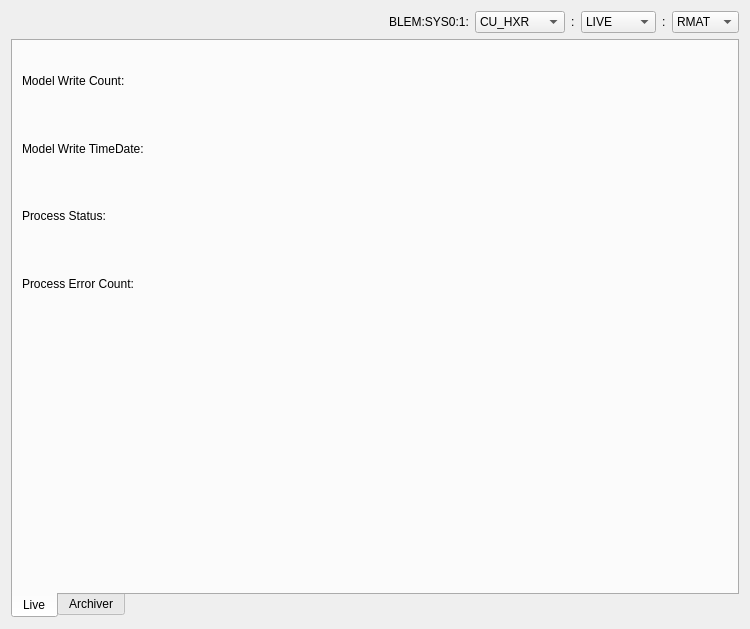
<?xml version="1.0" encoding="UTF-8"?>
<ui version="4.0">
 <class>Form</class>
 <widget class="QWidget" name="Form">
  <property name="geometry">
   <rect>
    <x>0</x>
    <y>0</y>
    <width>750</width>
    <height>629</height>
   </rect>
  </property>
  <property name="windowTitle">
   <string>Form</string>
  </property>
  <layout class="QVBoxLayout" name="verticalLayout">
   <item>
    <layout class="QHBoxLayout" name="pv_select_lyt">
     <item>
      <spacer name="pv_select_spcr">
       <property name="orientation">
        <enum>Qt::Horizontal</enum>
       </property>
       <property name="sizeHint" stdset="0">
        <size>
         <width>40</width>
         <height>20</height>
        </size>
       </property>
      </spacer>
     </item>
     <item>
      <widget class="QLabel" name="blem_sys0_1_qlbl">
       <property name="text">
        <string>BLEM:SYS0:1:</string>
       </property>
      </widget>
     </item>
     <item>
      <widget class="QComboBox" name="path_cmbx">
       <item>
        <property name="text">
         <string>CU_HXR</string>
        </property>
       </item>
       <item>
        <property name="text">
         <string>CU_SXR</string>
        </property>
       </item>
       <item>
        <property name="text">
         <string>SC_HXR</string>
        </property>
       </item>
       <item>
        <property name="text">
         <string>SC_SXR</string>
        </property>
       </item>
       <item>
        <property name="text">
         <string>SC_DIAG0</string>
        </property>
       </item>
       <item>
        <property name="text">
         <string>SC_BSYD</string>
        </property>
       </item>
      </widget>
     </item>
     <item>
      <widget class="QLabel" name="col_1_qlbl">
       <property name="text">
        <string>:</string>
       </property>
      </widget>
     </item>
     <item>
      <widget class="QComboBox" name="type_cmbx">
       <item>
        <property name="text">
         <string>LIVE</string>
        </property>
       </item>
       <item>
        <property name="text">
         <string>DESIGN</string>
        </property>
       </item>
      </widget>
     </item>
     <item>
      <widget class="QLabel" name="col_2_qlbl">
       <property name="text">
        <string>:</string>
       </property>
      </widget>
     </item>
     <item>
      <widget class="QComboBox" name="model_cmbx">
       <item>
        <property name="text">
         <string>RMAT</string>
        </property>
       </item>
       <item>
        <property name="text">
         <string>TWISS</string>
        </property>
       </item>
      </widget>
     </item>
    </layout>
   </item>
   <item>
    <widget class="QTabWidget" name="tabWidget">
     <property name="tabPosition">
      <enum>QTabWidget::South</enum>
     </property>
     <property name="currentIndex">
      <number>0</number>
     </property>
     <widget class="QWidget" name="live_tab">
      <attribute name="title">
       <string>Live</string>
      </attribute>
      <layout class="QVBoxLayout" name="verticalLayout_2">
       <item>
        <layout class="QGridLayout" name="display_lyt">
         <item row="1" column="1">
          <widget class="PyDMLabel" name="model_tod_lbl">
           <property name="toolTip">
            <string/>
           </property>
          </widget>
         </item>
         <item row="1" column="0">
          <widget class="QLabel" name="model_tod_qlbl">
           <property name="text">
            <string>Model Write TimeDate:</string>
           </property>
          </widget>
         </item>
         <item row="1" column="2">
          <spacer name="model_tod_spcr">
           <property name="orientation">
            <enum>Qt::Horizontal</enum>
           </property>
           <property name="sizeHint" stdset="0">
            <size>
             <width>40</width>
             <height>20</height>
            </size>
           </property>
          </spacer>
         </item>
         <item row="3" column="0">
          <widget class="QLabel" name="err_cnt_qlbl">
           <property name="text">
            <string>Process Error Count:</string>
           </property>
          </widget>
         </item>
         <item row="0" column="1">
          <widget class="PyDMLabel" name="model_cnt_lbl">
           <property name="toolTip">
            <string/>
           </property>
          </widget>
         </item>
         <item row="3" column="1">
          <widget class="PyDMLabel" name="err_cnt_lbl">
           <property name="toolTip">
            <string/>
           </property>
          </widget>
         </item>
         <item row="0" column="2">
          <spacer name="model_cnt_spcr">
           <property name="orientation">
            <enum>Qt::Horizontal</enum>
           </property>
           <property name="sizeHint" stdset="0">
            <size>
             <width>40</width>
             <height>20</height>
            </size>
           </property>
          </spacer>
         </item>
         <item row="2" column="0">
          <widget class="QLabel" name="stat_qlbl">
           <property name="text">
            <string>Process Status:</string>
           </property>
          </widget>
         </item>
         <item row="2" column="2">
          <spacer name="stat_spcr">
           <property name="orientation">
            <enum>Qt::Horizontal</enum>
           </property>
           <property name="sizeHint" stdset="0">
            <size>
             <width>40</width>
             <height>20</height>
            </size>
           </property>
          </spacer>
         </item>
         <item row="3" column="2">
          <spacer name="err_cnt_spcr">
           <property name="orientation">
            <enum>Qt::Horizontal</enum>
           </property>
           <property name="sizeHint" stdset="0">
            <size>
             <width>40</width>
             <height>20</height>
            </size>
           </property>
          </spacer>
         </item>
         <item row="2" column="1">
          <widget class="PyDMLabel" name="stat_lbl">
           <property name="toolTip">
            <string/>
           </property>
          </widget>
         </item>
         <item row="0" column="0">
          <widget class="QLabel" name="model_cnt_qlbl">
           <property name="text">
            <string>Model Write Count:</string>
           </property>
          </widget>
         </item>
        </layout>
       </item>
       <item>
        <widget class="PyDMNTTable" name="model_pv_tbl">
         <property name="toolTip">
          <string/>
         </property>
         <property name="channel" stdset="0">
          <string/>
         </property>
        </widget>
       </item>
      </layout>
     </widget>
     <widget class="QWidget" name="archiver_tab">
      <attribute name="title">
       <string>Archiver</string>
      </attribute>
      <layout class="QVBoxLayout" name="verticalLayout_3">
       <item>
        <layout class="QHBoxLayout" name="datetime_lyt">
         <item>
          <widget class="PyDMDateTimeEdit" name="archiver_dt">
           <property name="toolTip">
            <string/>
           </property>
          </widget>
         </item>
         <item>
          <spacer name="archiver_spcr">
           <property name="orientation">
            <enum>Qt::Horizontal</enum>
           </property>
           <property name="sizeHint" stdset="0">
            <size>
             <width>40</width>
             <height>20</height>
            </size>
           </property>
          </spacer>
         </item>
         <item>
          <widget class="QLabel" name="warning_lbl">
           <property name="text">
            <string>{:DESIGN: PVs are not being archived}</string>
           </property>
          </widget>
         </item>
        </layout>
       </item>
       <item>
        <widget class="QTableWidget" name="archiver_tbl"/>
       </item>
      </layout>
     </widget>
    </widget>
   </item>
  </layout>
 </widget>
 <customwidgets>
  <customwidget>
   <class>PyDMNTTable</class>
   <extends>QWidget</extends>
   <header>pydm.widgets.nt_table</header>
  </customwidget>
  <customwidget>
   <class>PyDMLabel</class>
   <extends>QLabel</extends>
   <header>pydm.widgets.label</header>
  </customwidget>
  <customwidget>
   <class>PyDMDateTimeEdit</class>
   <extends>QDateTimeEdit</extends>
   <header>pydm.widgets.datetime</header>
  </customwidget>
 </customwidgets>
 <resources/>
 <connections/>
</ui>
